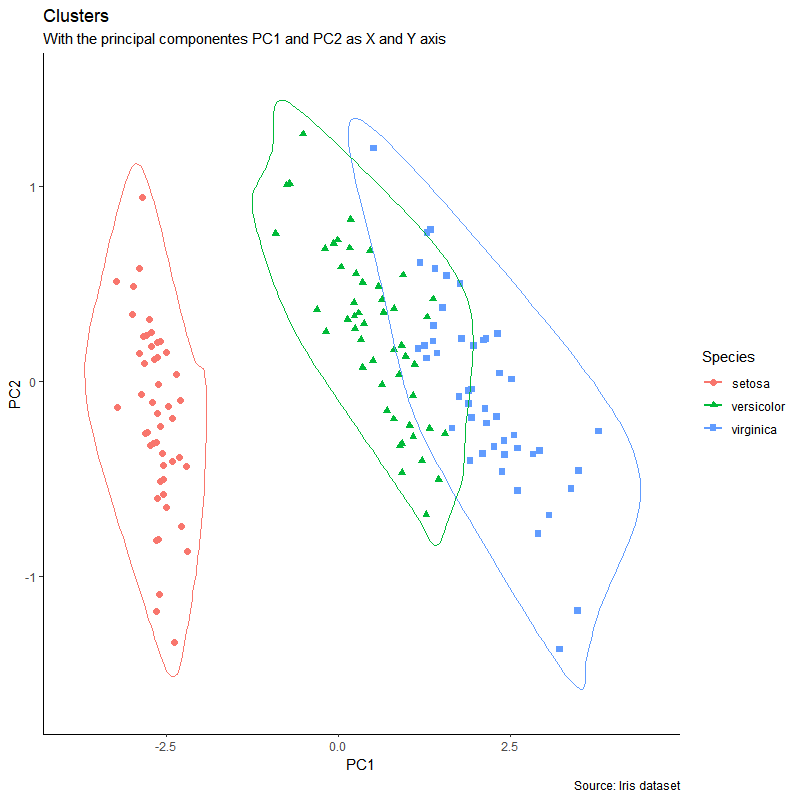

Reproduce this figure in R.
### CLUSTERS ###

# Note: this code works exclusively for 3 different clusters!

# Import ggplot2 package
library(ggplot2)                                                      

# Import ggalt package
library(ggalt)                                                        

# Import ggfortify package
library(ggfortify)                                                    

# Pre-set the classic theme
theme_set(theme_classic()) 

# Load and name data set
df <- read.csv()                                                      

# Apply the prcomp function
pca_mod <- prcomp(df)                                                 

# Name the categoric column and select it from original data set
df_pc <- data.frame(pca_mod$x,  = df$)                                

# Type in the first out of the three categories (classes)
df_pc_1 <- df_pc[df_pc$ == "", ]                                      

# Type in the second out of the three categories (classes)
df_pc_2 <- df_pc[df_pc$ == "", ]                                     

# Type in the third out of the three categories (classes)
df_pc_3 <- df_pc[df_pc$ == "", ]                                     

ggplot(data = df_pc,                                                  # do not modify this line of code
       aes(x = PC1,                                                   # do not modify this line of code
           y = PC2,                                                   # do not modify this line of code
           col = )) +                                                 # set the color variable
  geom_point(aes(shape = ),                                           # set the shape variable (same as above)
             size = ) +                                               # set the sahpes sizes
  labs(title = "",                                                    # type in the plot title
       subtitle = "",                                                 # type in the plot subtitle
       caption = "") +                                                # type in additional captions
  coord_cartesian(xlim = 1.2 * c(min(df_pc$PC1), max(df_pc$PC1)),     # do not modify this line of code
                  ylim = 1.2 * c(min(df_pc$PC2), max(df_pc$PC2))) +   # do not modify this line of code
  geom_encircle(data = df_pc_1,                                       # do not modify this line of code
                aes(x = PC1,                                          # do not modify this line of code
                    y = PC2)) +                                       # do not modify this line of code
  geom_encircle(data = df_pc_2,                                       # do not modify this line of code
                aes(x = PC1,                                          # do not modify this line of code
                    y = PC2)) +                                       # do not modify this line of code
  geom_encircle(data = df_pc_3,                                       # do not modify this line of code
                aes(x = PC1,                                          # do not modify this line of code
                    y = PC2))                                         # do not modify this line of code

# EXAMPLE

library(ggplot2)
library(ggalt)
library(ggfortify)
theme_set(theme_classic())

df <- iris[c(1, 2, 3, 4)]
pca_mod <- prcomp(df)

df_pc <- data.frame(pca_mod$x, Species = iris$Species)
df_pc_vir <- df_pc[df_pc$Species == "virginica", ]
df_pc_set <- df_pc[df_pc$Species == "setosa", ]
df_pc_ver <- df_pc[df_pc$Species == "versicolor", ]

ggplot(data = df_pc,
       aes(x = PC1,
           y = PC2,
           col = Species)) +
  geom_point(aes(shape = Species),
             size = 2) +
  labs(title = "Clusters",
       subtitle = "With the principal componentes PC1 and PC2 as X and Y axis",
       caption = "Source: Iris dataset") +
  coord_cartesian(xlim = 1.2 * c(min(df_pc$PC1), max(df_pc$PC1)),
                  ylim = 1.2 * c(min(df_pc$PC2), max(df_pc$PC2))) +
  geom_encircle(data = df_pc_vir,
                aes(x = PC1,
                    y = PC2)) +
  geom_encircle(data = df_pc_set,
                aes(x = PC1,
                    y = PC2)) +
  geom_encircle(data = df_pc_ver,
                aes(x = PC1,
                    y = PC2))
